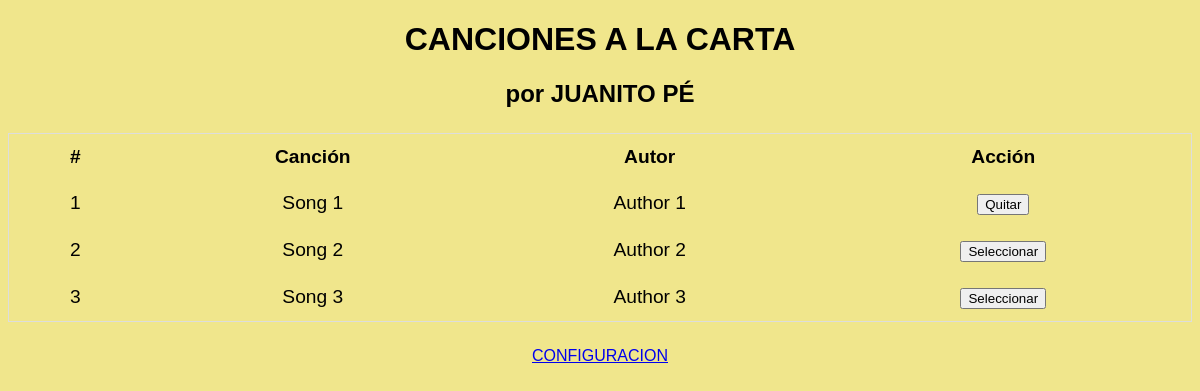
Before: / with the older database file.
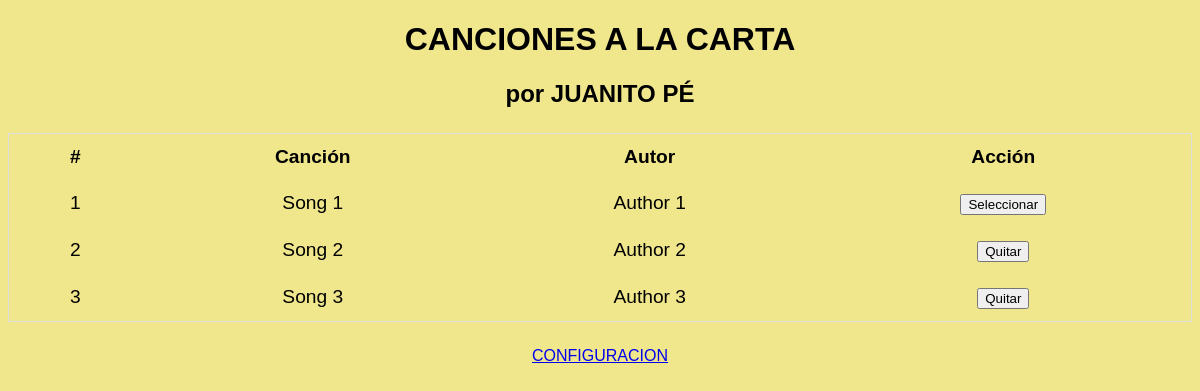
After: the same page with the newer database file.
### models/playlist.py (models this page shows)
class PlayList(db.Model):
    __tablename__ = "playlist"
    id = db.Column(db.Integer, primary_key=True)
    name = db.Column(db.String(80), nullable=False)
    author = db.Column(db.String(80), nullable=False)
    selected = db.Column(db.Boolean, default=False)

### app.py (the view)
@app.route('/')
def user():
    songs = PlayList.query.all()
    return render_template('user.html', songs=songs)

### templates/user.html (shortened to what this page needs)
<!DOCTYPE html>
<html>
<head>
    <link rel="stylesheet" type="text/css" href="../static/styles.css">
</head>
<body>
    <h1>CANCIONES A LA CARTA</h1>
    <h2>por JUANITO PÉ</h2>
    <table class="styled-table">
        <thead>
            <tr>
                <th>#</th>
                <th>Canción</th>
                <th>Autor</th>
                <th>Acción</th>
            </tr>
        </thead>
        <tbody>
            {% for song in songs %}
                <tr>
                    <td>{{ loop.index }}</td>
                    <td>{{ song.name }}</td>
                    <td>{{ song.author }}</td>
                    <td>
                        {% if song.selected %}
                            <form method="POST" action="{{ url_for('deselect_song', song_id=song.id) }}" style="display:inline;">
                            <button type="submit">Quitar</button>
                            </form>
                        {% else %}
                            <form method="POST" action="{{ url_for('select_song', song_id=song.id) }}" style="display:inline;">
                                <button type="submit">Seleccionar</button>
                            </form>
                        {% endif %}
                    </td>
                </tr>
            {% endfor %}
        </tbody>
    </table>
    <a href="{{ url_for('admin_panel.index') }}">CONFIGURACION</a>
</body>
</html>

### static/styles.css (style rules this page uses)
body { background-color: #f0e68c; font-family: Arial, sans-serif; text-align: center; }
.styled-table { border-collapse: collapse; margin: 25px auto; font-size: 1.2em; width: 100%; text-align: center; border: 1px solid #dddddd; }
.styled-table th, .styled-table td { padding: 12px 15px; }

Changed rows visible on the page:
changed PlayList "Song 1": selected "Quitar" → "Seleccionar"
changed PlayList "Song 2": selected "Seleccionar" → "Quitar"
changed PlayList "Song 3": selected "Seleccionar" → "Quitar"
